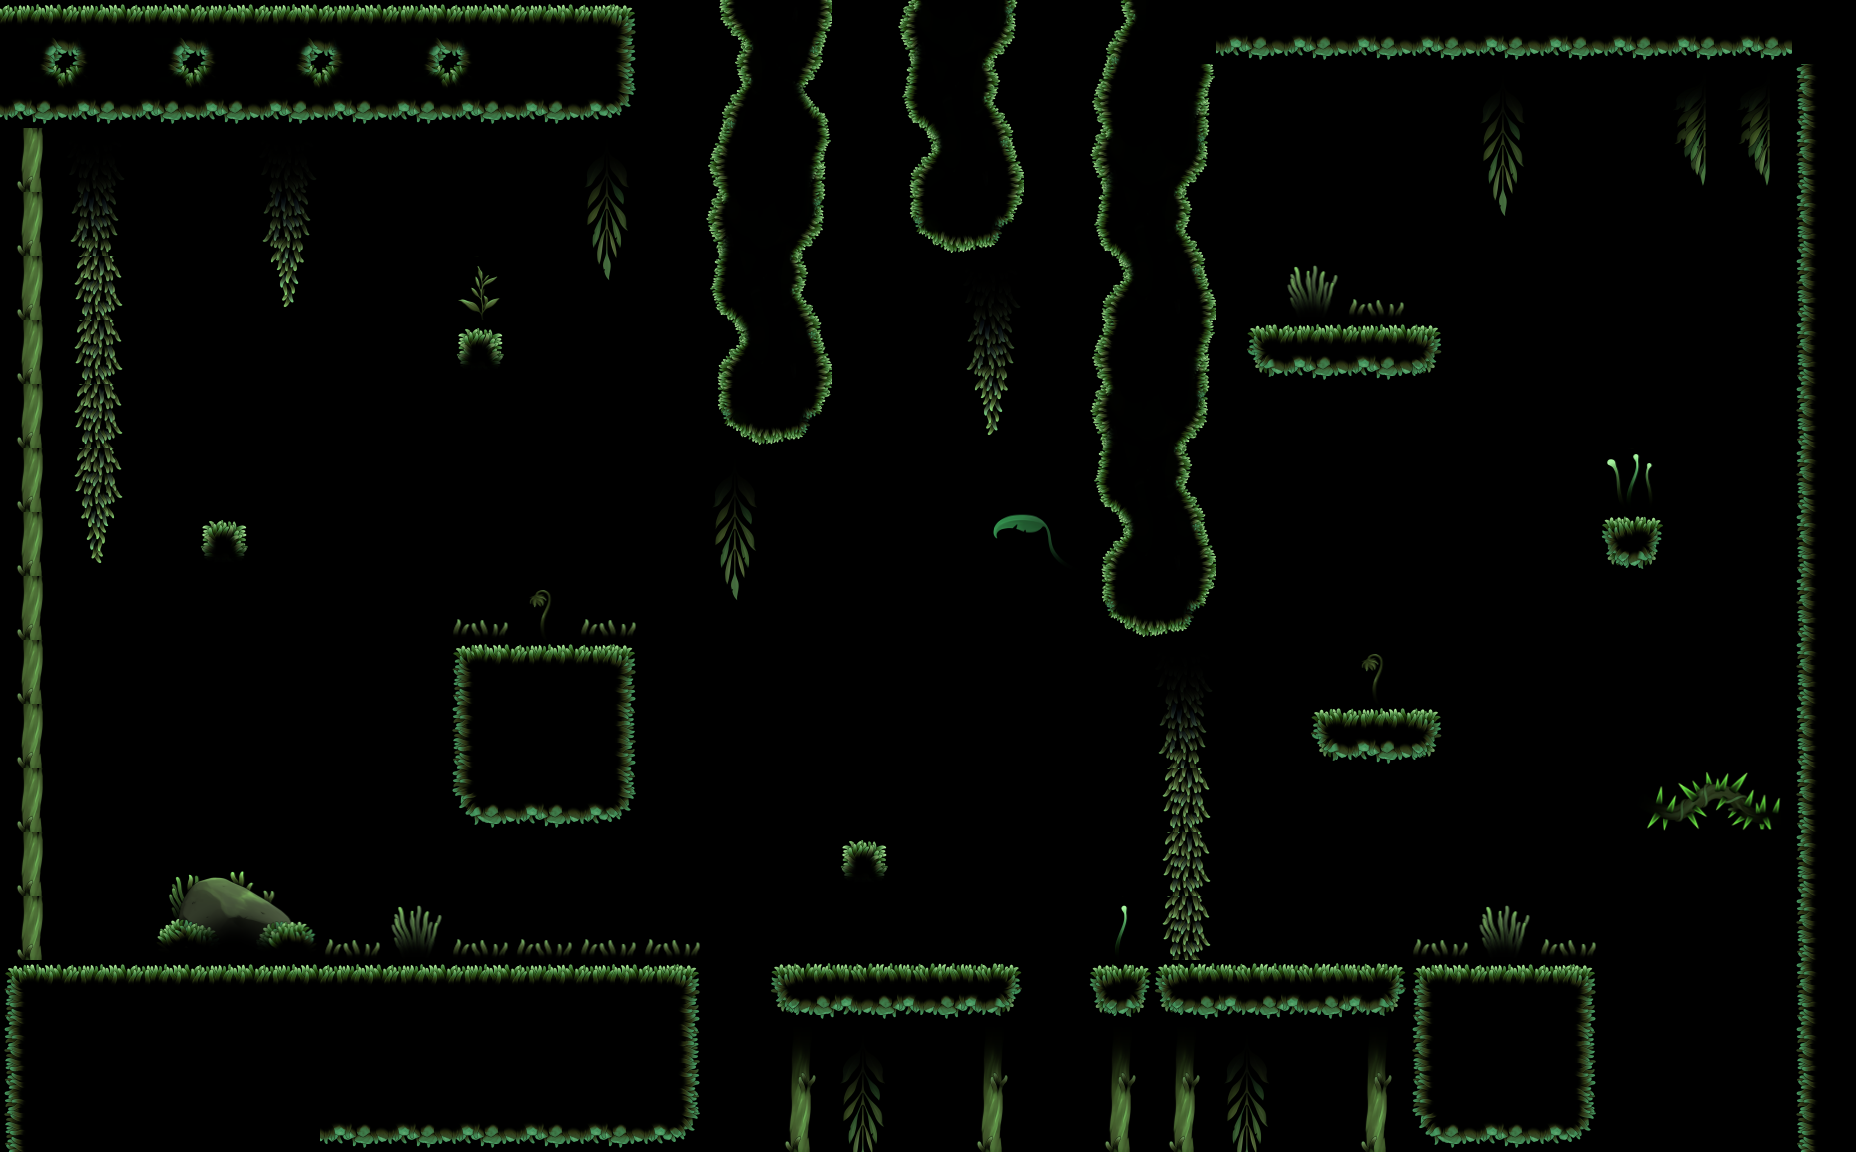

This is a level from a 2D game, rendered from its Tiled map with the project's own tilesets. A one-line summary and the complete map file follow:
An orthogonal 29x18 tile map with 64x64 px tiles, 1 tile layer (Calque de Tuiles 1).

<map version="1.4" tiledversion="1.4.3" orientation="orthogonal" renderorder="right-down" width="29" height="18" tilewidth="64" tileheight="64" infinite="0" nextlayerid="2" nextobjectid="1">
 <editorsettings>
  <export target="carte1.csv" format="csv" />
 </editorsettings>
 <tileset firstgid="1" source="../tilesets/caverne_moussue.tsx" />
 <layer id="1" name="Calque de Tuiles 1" width="29" height="18">
  <data encoding="csv">
203,204,203,204,203,204,203,204,138,139,0,25,26,0,73,74,0,41,154,170,170,170,170,170,170,170,170,170,154,
219,220,219,220,219,220,219,220,170,171,0,41,42,0,89,90,0,57,58,0,0,0,0,133,0,0,136,136,153,
104,182,0,0,182,0,0,0,0,133,0,57,58,0,105,106,0,73,74,0,0,0,0,149,0,0,152,152,153,
104,198,0,0,198,0,0,0,0,149,0,73,74,0,121,122,0,89,90,0,0,0,0,165,0,0,0,0,153,
104,197,0,0,214,0,0,97,0,165,0,89,90,0,0,182,0,105,106,0,100,84,0,0,0,0,0,0,153,
104,197,0,0,0,0,0,209,0,0,0,105,106,0,0,198,0,57,58,185,186,186,187,0,0,0,0,0,153,
104,197,0,0,0,0,0,0,0,0,0,121,122,0,0,214,0,73,74,0,0,0,0,0,0,0,0,0,153,
104,197,0,0,0,0,0,0,0,0,0,133,0,0,0,0,0,89,90,0,0,0,0,0,0,114,0,0,153,
104,213,0,209,0,0,0,0,0,0,0,149,0,0,0,199,200,105,106,0,0,0,0,0,0,188,0,0,153,
104,0,0,0,0,0,0,84,99,84,0,165,0,0,0,0,0,121,122,0,0,0,0,0,0,0,0,0,153,
104,0,0,0,0,0,0,137,138,139,0,0,0,0,0,0,0,0,182,0,0,99,0,0,0,0,0,0,153,
104,0,0,0,0,0,0,153,154,155,0,0,0,0,0,0,0,0,198,0,185,186,187,0,0,0,0,0,153,
104,0,0,0,0,0,0,169,170,171,0,0,0,0,0,0,0,0,197,0,0,0,0,0,0,33,34,35,153,
104,0,144,2,3,0,0,0,0,0,0,0,0,209,0,0,0,0,197,0,0,0,0,0,0,0,0,0,153,
104,0,17,18,19,84,100,84,84,84,84,0,0,0,0,0,0,113,197,0,0,0,84,100,84,0,0,0,153,
137,138,138,138,138,138,138,138,138,138,139,0,177,178,179,180,0,188,177,178,179,180,137,138,139,0,0,0,153,
153,154,154,154,154,154,154,154,154,154,155,0,88,133,0,88,0,88,88,133,0,88,153,154,155,0,0,0,153,
153,154,154,154,154,170,170,170,170,170,171,0,104,149,0,104,0,104,104,149,0,104,169,170,171,0,0,0,153
</data>
 </layer>
</map>
